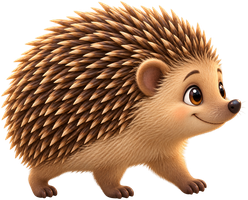
#> input picture assets/bilder/igel.png, 248 x 200 px, found by its file name
$ python ki-bild.py '~/Downloads/igel.png' igel
#> lines starting #> are read from the running program, lines starting #| are printed output that depends on the picture
#> further down, sheet is the input picture: PIL image 248x200 RGBA; mean R, G, B, A 104.7, 71.7, 46.5, 166
# Bereitet ein KI-Bild (PNG mit durchsichtigem Hintergrund) für das Spiel vor.
# Aufruf im Projektordner:  python3 tools/ki-bild.py <bild.png> <name>
# Beispiel:                 python3 tools/ki-bild.py ~/Downloads/igel.png igel
#
# Sammelbild (Sheet) mit 2 × 2 Motiven: vier Namen angeben, in der Reihenfolge
# oben links, oben rechts, unten links, unten rechts. „-“ überspringt ein Feld.
# Beispiel:  python3 tools/ki-bild.py sheet1.png ente eichhoernchen frosch -
#
# Hat das Bild keinen durchsichtigen Hintergrund, sondern einen hellen
# (weiß oder ein aufgemaltes graues Karomuster), wird dieser entfernt.
# Das Skript schneidet leere Ränder ab, macht das Bild überall ganz deckend
# (KI-Bilder sind oft ein kleines bisschen durchsichtig) und verkleinert es
# auf doppelte Spielgröße für scharfe Retina-Darstellung. Ergebnis:
# assets/bilder/<name>.png
#
# Braucht das Python-Modul Pillow:  python3 -m pip install --user pillow
import re
import sys
from pathlib import Path

from PIL import Image, ImageDraw, ImageFilter

# Größte Breite und Höhe im Spiel (in Punkten), in die das Bild passen muss.
# Steht ein Name nicht hier, gilt die Größe der Vektorgrafik in assets/grafik/.
SIZES = {
    'igel': (130, 100),
    'ente': (120, 100),
    'ente-schwimmt': (120, 100),
    'eichhoernchen': (115, 125),
    'frosch': (90, 75),
    'biber': (115, 110),
    'schilf': (120, 120),
    'nistkasten': (80, 118),
    'teich': (380, 220),
    'blumen': (140, 90),
}
RETINA = 2
# Schwimmende Tiere: aus dem stehenden Bild wird unten so viel abgeschnitten
# (Anteil der Höhe, der bleibt), dass Beine und Füße „unter Wasser“ sind.
# Gerade leer: die schwimmende Ente hat ein eigenes Bild (Sammelbild 5)
CUT_BOTTOM = {}
CLEAR = 10  # Pixel, die fast durchsichtig sind, werden ganz durchsichtig
SOLID = 240  # Pixel, die fast deckend sind, werden ganz deckend
MARGIN = 4  # etwas Luft um das Bild lassen
BACKGROUND_LIGHT = 205  # so hell muss der Hintergrund mindestens sein …
BACKGROUND_GRAY = 30  # … und so wenig farbig (Sättigung von 0 bis 255)
# Sammelbilder haben rein weißen Hintergrund: strenger sein, damit weiße
# Stellen am Tier (z. B. das Ohr vom Dachs) nicht verschwinden
SHEET_LIGHT = 238
SHEET_GRAY = 18
# Tiere mit dünnen Fühlern: Kante weniger stark nach innen ziehen, sonst verschwinden sie
THIN = {'zitronenfalter', 'biene', 'marienkaefer'}
# Hier ist Hintergrund eingeschlossen (z. B. zwischen den Beinen) und muss auch weg.
# Die Zahl sagt, ab welcher Höhe gesucht wird (0 = überall, 0.7 = nur im unteren
# Drittel, damit weiße Streifen am Flügel der Ente bleiben)
HOLES = {'amsel': 0, 'hase': 0, 'fuchs': 0, 'ente': 0.7}
HOLE_SIZE = 400  # so groß (Pixel) muss ein eingeschlossener Fleck sein; Lichtpunkte in Augen sind kleiner
EDGE = 6  # so nah am Feldrand gilt ein Teil als Stück vom Nachbarbild
CRUMBS = 0.01  # lose Krümel, kleiner als 1 % des Hauptbilds, werden entfernt


# [64 lines left out: functions label_parts, remove_crumbs, remove_background, not called in this run]


ROOT = Path(__file__).resolve().parent.parent


def game_size(name):
    """Größe im Spiel: aus SIZES oder aus der Vektorgrafik gleichen Namens"""
    if name in SIZES:
        return SIZES[name]
    vector = ROOT / 'assets' / 'grafik' / f'{name}.svg'
    if not vector.exists():
        sys.exit(f'Unbekannter Name „{name}“ – es gibt keine Grafik assets/grafik/{name}.svg')
    head = vector.read_text(encoding='utf-8')[:300]
    w, h = re.search(r'width="([\d.]+)" height="([\d.]+)"', head).groups()
    return float(w), float(h)


def prepare(image, name, in_sheet=False):
#> called with name = 'igel', in_sheet = False
    max_w, max_h = game_size(name)
    if 'A' not in image.getbands() or image.getchannel('A').getextrema()[0] > CLEAR:
        image = remove_background(image, name, in_sheet)
    image = image.convert('RGBA')
    alpha = image.getchannel('A').point(
        lambda v: 0 if v <= CLEAR else 255 if v >= SOLID else round((v - CLEAR) * 255 / (SOLID - CLEAR))
    )
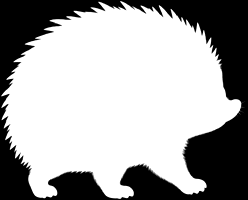
#> alpha: PIL image 248x200 L; min 0, max 255, mean 166.1
    image.putalpha(alpha)

    left, top, right, bottom = alpha.getbbox()
#> left = 1; top = 1; right = 246; bottom = 199
    image = image.crop((
        max(0, left - MARGIN),
        max(0, top - MARGIN),
        min(image.width, right + MARGIN),
        min(image.height, bottom + MARGIN),
    ))

    scale = min(max_w * RETINA / image.width, max_h * RETINA / image.height)
#> scale = 1
    size = (round(image.width * scale), round(image.height * scale))
#> size = (248, 200)
    image = image.resize(size, Image.LANCZOS)
    if name in CUT_BOTTOM:
        image = image.crop((0, 0, image.width, round(image.height * CUT_BOTTOM[name])))
        size = image.size

    target = ROOT / 'assets' / 'bilder' / f'{name}.png'
    target.parent.mkdir(exist_ok=True)
    image.save(target, optimize=True)
    print(f'{target.name}: {size[0]} × {size[1]} Pixel, {target.stat().st_size // 1024} KB')
#| igel.png: 248 × 200 Pixel, 99 KB


source, names = Path(sys.argv[1]), sys.argv[2:]
sheet = Image.open(source)
if len(names) == 1:
    prepare(sheet, names[0])
elif len(names) == 4:
    half_w, half_h = sheet.width // 2, sheet.height // 2
    for i, name in enumerate(names):
        if name == '-':
            continue
        x, y = (i % 2) * half_w, (i // 2) * half_h
        prepare(sheet.crop((x, y, x + half_w, y + half_h)), name, in_sheet=True)
else:
    sys.exit('Bitte einen Namen (Einzelbild) oder vier Namen (Sammelbild 2 × 2) angeben.')

$ run again, with assets/bilder/amsel.png copied over assets/bilder/igel.png
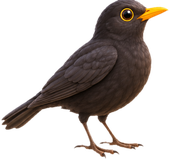
#> input picture assets/bilder/amsel.png, 170 x 160 px, found by its file name
#> sheet is the input picture: PIL image 170x160 RGBA; mean R, G, B, A 30.9, 22.9, 18.6, 88.5
#> in prepare, `alpha = image.getchannel('A').point( lambda v: 0 if v <= CLEAR else 25..`:
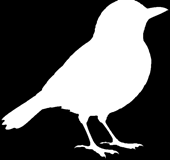
#> alpha: PIL image 170x160 L; min 0, max 255, mean 88.6
#> left = 1; top = 0; right = 169; bottom = 159
#> in prepare, `image = image.resize(size, Image.LANCZOS)`:
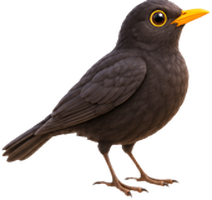
#> image: PIL image 212x200 RGBA; mean R, G, B, A 31, 23.1, 18.8, 88.6; transparent parts drawn white
#| igel.png: 212 × 200 Pixel, 27 KB

$ run again, with assets/bilder/bau.png copied over assets/bilder/igel.png
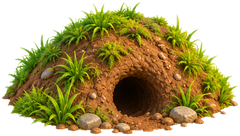
#> input picture assets/bilder/bau.png, 240 x 136 px, found by its file name
#> sheet is the input picture: PIL image 240x136 RGBA; mean R, G, B, A 89, 75.1, 21.2, 161.1
#> in prepare, `alpha = image.getchannel('A').point( lambda v: 0 if v <= CLEAR else 25..`:
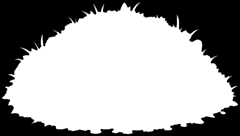
#> alpha: PIL image 240x136 L; min 0, max 255, mean 161.2
#> left = 1; right = 238; bottom = 135
#> in prepare, `image = image.resize(size, Image.LANCZOS)`:
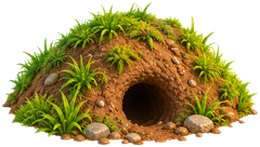
#> image: PIL image 260x147 RGBA; mean R, G, B, A 89, 75.2, 21.4, 161.2; transparent parts drawn white
#| igel.png: 260 × 147 Pixel, 63 KB

$ run again, with assets/bilder/baum.png copied over assets/bilder/igel.png
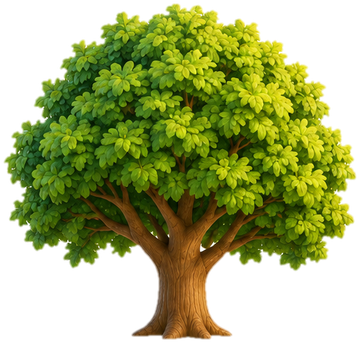
#> input picture assets/bilder/baum.png, 360 x 343 px, found by its file name
#> sheet is the input picture: PIL image 360x343 RGBA; mean R, G, B, A 63.3, 73, 11.6, 149.2
#> in prepare, `alpha = image.getchannel('A').point( lambda v: 0 if v <= CLEAR else 25..`:
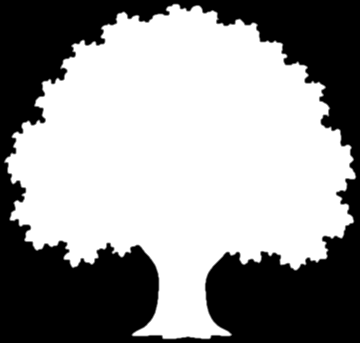
#> alpha: PIL image 360x343 L; min 0, max 255, mean 149.3
#> left = 3; right = 357; bottom = 340
#> in prepare, `image = image.resize(size, Image.LANCZOS)`:
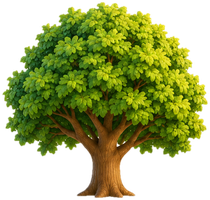
#> image: PIL image 210x200 RGBA; mean R, G, B, A 65.1, 75, 11.4, 149.3; transparent parts drawn white
#| igel.png: 210 × 200 Pixel, 188 KB
